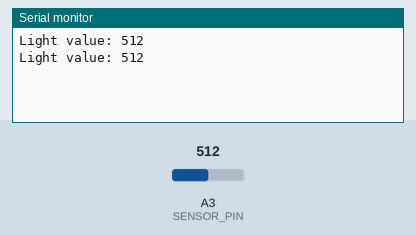
Bench run of a sketch on a simulated Arduino Uno, built with avr-gcc and run on an emulated ATmega328P. On the bench: the last lines printed to the serial monitor. The inputs (shaded band) are chosen by the test bench; at power-on: A3 (SENSOR_PIN) = 512.

Above: at 1.8 s.
1.9 s: A3 (SENSOR_PIN) set to 716
At 2.6 s:
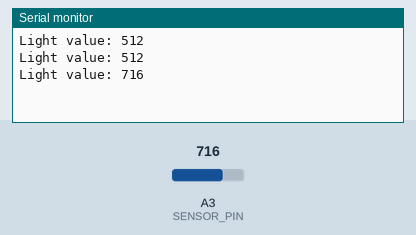
3.4 s: A3 (SENSOR_PIN) set to 900
At 4.8 s:
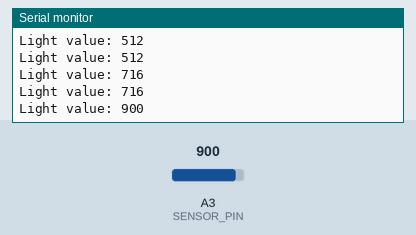
Timing chart, 0 to 6.4 s (numbered marks = the images above; inputs shaded):
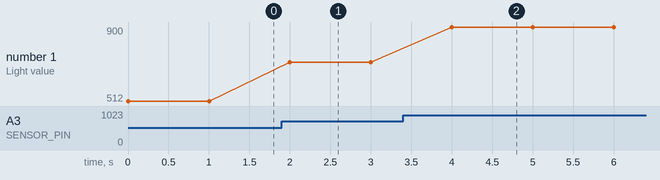

Measured:
- after the input at 1.9 s, the serial monitor: prints a new line after 0.10 s (image 1)
- after the input at 3.4 s, the serial monitor: prints a new line after 0.60 s (image 2)
- plotted number 1: 512 → 716 after the input at 1.9 s, 716 → 900 after the input at 3.4 s

The sketch:

Light_sensor.ino
```cpp
// Define analog pin for sensor
#define SENSOR_PIN A3

// Variable to hold light value
int lightValue;

void setup() {
  // Initialize serial communication for debugging
  Serial.begin(9600);

  // No need to set pinMode for analog pins
}

void loop() {
  // Read light value from sensor
  lightValue = analogRead(SENSOR_PIN);

  // Print light value to serial monitor
  Serial.print("Light value: ");
  Serial.println(lightValue);

  // Delay for 500 milliseconds (0.5 seconds)
  delay(1000);
}
```
